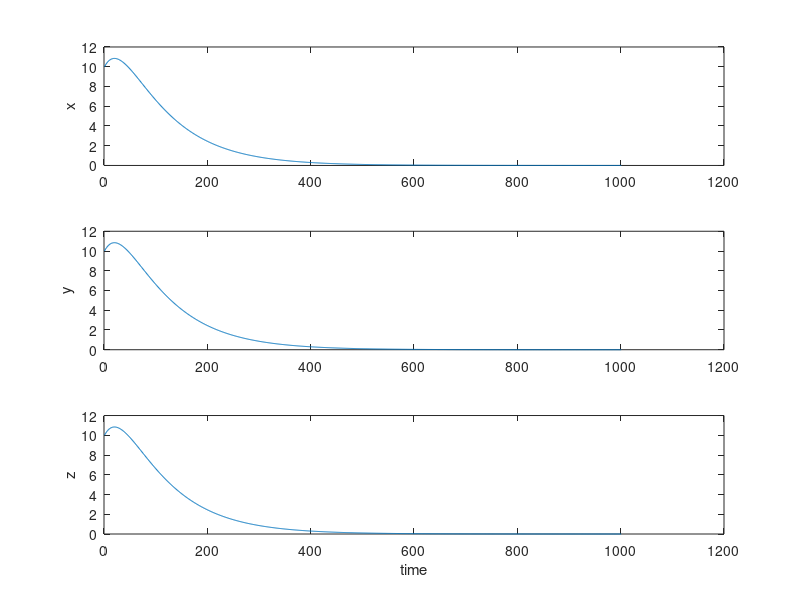
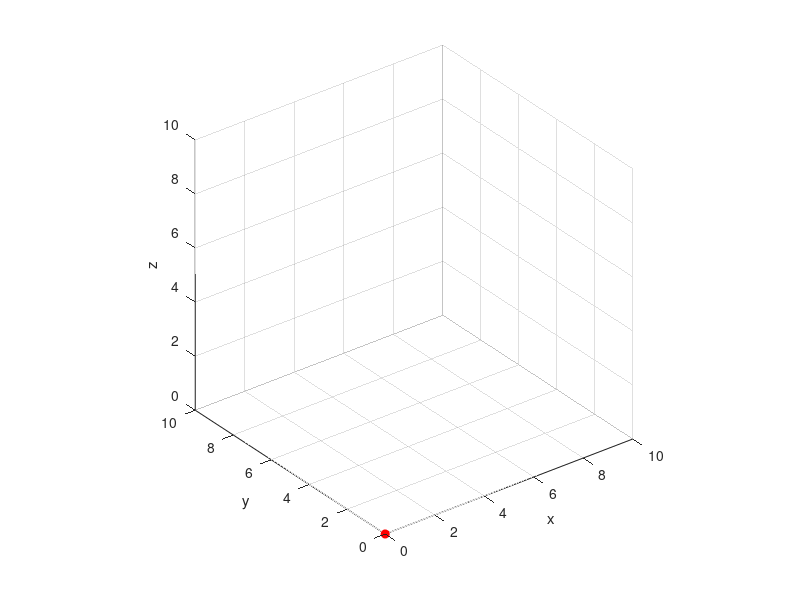

The MATLAB source for these figures, in order:
%% RPOD Guidance and Control Algorithm Sim
% Simulate a chaser spacecraft performing a rendez-vous with a target in
% LEO using Clohessy-Wilthire equations 
% assumptions: 
%   Target in near circular orbit
%   Relative distance is much closer than orbital radius
%   constant n

% x_ddot = 3n^2 x + 2 n y_dot
% y_ddot = -2n x_dot
% z_ddot = -n^2 z

% Extension
% 1. Better animation to show orbits and tracking

clear; clc;
% Parameters
mu = 3.986E14; % std. grav. param. m^3/s^2
a = 6793137; % m radius of target body's circular orbit, LEO
n = sqrt(mu/(a^3)); % orbital rate of target body

% Dynamics:
A = [0 0 0 1 0 0;
     0 0 0 0 1 0;
     0 0 0 0 0 1;
     3*n^2 0 0 0 2*n 0;
     0 0 0 -2*n 0 0;
     0 0 -n^2 0 0 0];

% cntrl u = F/m
B = [0 0 0;
     0 0 0;
     0 0 0;
     1 0 0;
     0 1 0;
     0 0 1]; % applied force per unit mass

sys = ss(A, B, [], []);

% Convert to integrate forward
dt = 0.01;
sysd = c2d(sys, dt, 'zoh');
Ad = sysd.A;
Bd = sysd.B;

%% Controllable 
Co = ctrb(A, B);
rank(Co);
% rank(Co) equals number of states, thus the system is controllable.

%% null Controller

u = ones(3, 1);

%% LQR Controller

Qw = [1 1 1 1 1 1] * 10;
Q = diag(Qw); %penalty on state

Rw = [1 1 1];
R = diag(Rw); %penalty on input

[K, S, P] = lqr(A, B, Q, R)

%u = K x

%% Simulation time
% euler integration

x = ones(6, 1)*10; % i.c.

x_d = zeros(6, 1);

t = 1000;
for i = 1:t
    
    curr_x = x(:, i);
    curr_e = x_d - curr_x;

    u = K * curr_e;

    next_x = Ad * curr_x + Bd * u;

    x(:, i+1) = next_x; 

end

%% Data Viz
figure(1)
subplot(3, 1, 1)
plot(x(1, :))
ylabel('x')

subplot(3, 1, 2)
plot(x(2, :))
ylabel('y')

subplot(3, 1, 3)
plot(x(3, :))
ylabel('z')
xlabel('time')

%%

figure(2)
plot3(x(1, 1), x(2,1), x(3,1))
axis equal;
axis([0 10 0 10 0 10])
grid on;
hold on;
xlabel('x')
ylabel('y')
zlabel('z')

satBody = plot3(x(1,1), x(2,1), x(3,1), 'ro', 'MarkerFaceColor','r');

% Animation
for k = 1:t

    set(satBody, 'XData', x(1, k), 'YData', x(2, k), 'Zdata', x(3, k))
    drawnow
end
